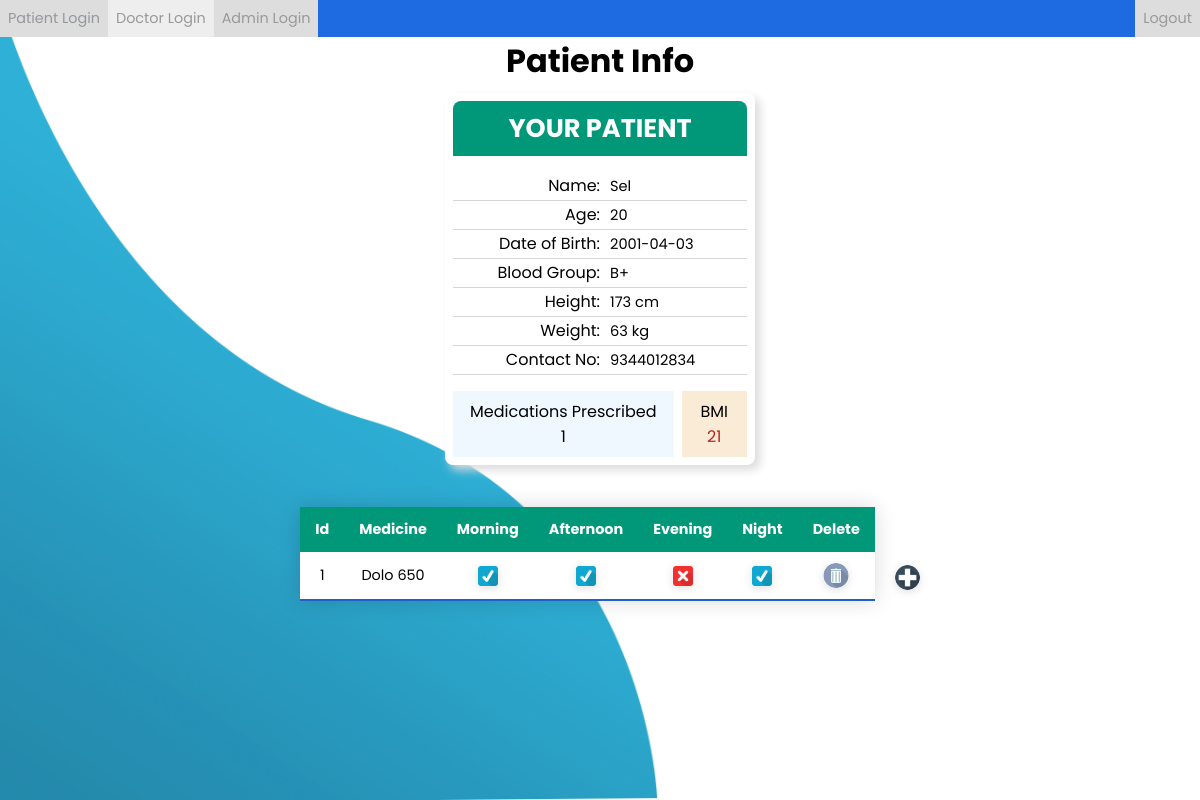
/view_patient.php?id=1, run on the app's committed database.
### tables this page shows
CREATE TABLE `patient_profiles` (
  `id` int(11) NOT NULL,
  `doctor_id` int(11) NOT NULL,
  `name` varchar(255) NOT NULL,
  `date_of_birth` date NOT NULL,
  `age` varchar(255) NOT NULL,
  `blood_group` varchar(255) NOT NULL,
  `height` int(255) NOT NULL,
  `weight` int(255) NOT NULL,
  `bmi` int(255) NOT NULL,
  `contact_number` varchar(255) NOT NULL
);

CREATE TABLE `patient_medicines` (
  `id` int(11) NOT NULL,
  `patient_id` int(11) NOT NULL,
  `doctor_id` int(11) NOT NULL,
  `medicine` varchar(255) NOT NULL,
  `morning` varchar(255) NOT NULL,
  `afternoon` varchar(255) NOT NULL,
  `evening` varchar(255) NOT NULL,
  `night` varchar(255) NOT NULL
);

### view_patient.php (the view, shortened to what this page needs)
<?php
$patient_id = isset($_GET['id']) ? $_GET['id'] : "";
include "database.php";
$patient_bmi = mysqli_query($conn, "SELECT bmi FROM patient_profiles where id = '$patient_id'");
$patient_bmi = mysqli_fetch_array($patient_bmi);
$patient_bmi = $patient_bmi[0];
$total_patient_medications_prescribed = mysqli_query($conn, "SELECT count(*) from patient_medicines where patient_id = '$patient_id'");
$total_patient_medications_prescribed = mysqli_fetch_array($total_patient_medications_prescribed);
$total_patient_medications_prescribed = $total_patient_medications_prescribed[0];
if ($patient_bmi < 25) $bmi_style = "bmi-normal";
if ($patient_bmi < 30) $bmi_style = "bmi-overweight";
if ($patient_bmi < 35) $bmi_style = "bmi-slightly-obese";
if ($patient_bmi < 40) $bmi_style = "bmi-obese";
?>
<!DOCTYPE html>
<html lang="en">
<head>
    <link rel="stylesheet" type="text/css" href="css/style.css">
</head>
<body>
    <nav>
        <form>
            <ul class="nav-bar">
                <li><button type="submit" formaction="logout_to_patient_login.php">Patient Login</button></li>
                <li><button class="active" type="submit" formaction="logout_to_doctor_login.php">Doctor Login</button>
                </li>
                <li><button type="submit" formaction="logout_to_admin_login.php">Admin Login</button></li>
                <li class="nav-item-right"><button type="submit" formaction="logout_to_doctor_login.php">Logout</button>
                </li>
            </ul>
        </form>
    </nav>
    <img class="wave" src="img/wave.png">
    <main class="page-wrapper">
        <header class="center">
            <h1>Patient Info</h1>
        </header>
        <div class="basic-info-container">
            <header>
                <h1>YOUR PATIENT</h1>
            </header>
            <?php
            $sql = "SELECT * FROM patient_profiles WHERE id = '$patient_id'";
            $result = mysqli_query($conn, $sql);
            while ($row = mysqli_fetch_array($result)) {
                echo
                "
                        <div class='info-container'>
                            <div>
                                <p>Name:</p>
                                <p class='info-value'>" . $row['name'] . "</p>
                            </div>
                            <div>
                                <p>Age:</p>
                                <p class='info-value'>" . $row['age'] . "<p>
                            </div>
                            <div>
                                <p>Date of Birth:</p>
                                <p class='info-value'>" . $row['date_of_birth'] . "</p>
                            </div>
                            <div>
                                <p>Blood Group:</p>
                                <p class='info-value'>" . $row['blood_group'] . "</p>
                            </div>
                            <div>
                                <p>Height:</p>
                                <p class='info-value'>" . $row['height'] . " cm</p>
                            </div>
                            <div>
                                <p>Weight:</p>
                                <p class='info-value'>" . $row['weight'] . " kg</p>
                            </div>
                            <div>
                                <p>Contact No:</p>
                                <p class='info-value'>" . $row['contact_number'] . "</p>
                            </div>
                        </div>
                        <div class='patient-info-container'>
                            <div class='medications-prescribed-count'>
                                <p>Medications Prescribed</p>
                                <p>
                                    " . $total_patient_medications_prescribed . "
                                </p>
                            </div>
                            <div class='bmi-value'>
                                <p>BMI</p>
                                <p class='" . $bmi_style . "'>" . $row['bmi'] . "</p>
                            </div>
                        </div>";
            }
            ?>
        </div>
        <?php
        $sql = "SELECT * FROM patient_medicines WHERE patient_id = '$patient_id'";
        $result = mysqli_query($conn, $sql);
        ?>
        <br />
        <form method="POST" action="add_medicines.php" class="patient-medicine-info-container">
            <div class="table-responsive medicine-table-container">
                <table class="styled-table">
                    <thead>
                        <tr>
                            <th>Id</th>
                            <th>Medicine</th>
                            <th>Morning</th>
                            <th>Afternoon</th>
                            <th>Evening</th>
                            <th>Night</th>
                            <th>Delete</th>
                        </tr>
                    </thead>
                    <tbody id="medicine-table-body">
                    <?php
                    while ($row = mysqli_fetch_array($result)) {
                        echo "
                                <tr>
                                    <td>" . $row['id'] . "</td>
                                    <td>" . $row['medicine'] . "</td>
                                    <td>
                                        <div class='table-icon-container'>"
                                        . (($row['morning']) == true
                                        ? ($row['morning'] == 'Taken'
                                        ? "<img class='ui-icon' src='img/check-mark-tick-green.png' alt='Prescribed'"
                                        : "<img class='ui-icon' src='img/check-mark-tick-blue.png' alt='Not prescribed'>")
                                        : "<img class='ui-icon' src='img/check-mark-wrong.png' alt='Not prescribed'>")  . "
                                        </div>
                                    </td>
                                    <td>
                                        <div class='table-icon-container'>"
                                        . (($row['afternoon']) == true
                                        ? ($row['afternoon'] == 'Taken'
                                        ? "<img class='ui-icon' src='img/check-mark-tick-green.png' alt='Prescribed'"
                                        : "<img class='ui-icon' src='img/check-mark-tick-blue.png' alt='Not prescribed'>")
                                        : "<img class='ui-icon' src='img/check-mark-wrong.png' alt='Not prescribed'>")  . "
                                        </div>
                                    </td>
                                    <td>
                                        <div class='table-icon-container'>"
                                        . (($row['evening']) == true
                                        ? ($row['evening'] == 'Taken'
                                        ? "<img class='ui-icon' src='img/check-mark-tick-green.png' alt='Prescribed'"
                                        : "<img class='ui-icon' src='img/check-mark-tick-blue.png' alt='Not prescribed'>")
                                        : "<img class='ui-icon' src='img/check-mark-wrong.png' alt='Not prescribed'>")  . "
                                        </div>
                                    </td>
                                    <td>
                                        <div class='table-icon-container'>"
                                        . (($row['night']) == true
                                        ? ($row['night'] == 'Taken'
                                        ? "<img class='ui-icon' src='img/check-mark-tick-green.png' alt='Prescribed'"
                                        : "<img class='ui-icon' src='img/check-mark-tick-blue.png' alt='Not prescribed'>")
                                        : "<img class='ui-icon' src='img/check-mark-wrong.png' alt='Not prescribed'>")  . "
                                        </div>
                                    </td>
                                    <td>
                                        <div class='table-icon-container'>
                                            <form action='delete_medicine.php' method='POST'>
                                                <input type='number' value='". $row['id'] ."' id='medicine-id' name='medicine-id' readonly hidden>
                                                <input type='image' class='ui-icon-big' src='img/bin-icon.png'>
                                            </form>
                                        </div>
                                    </td>
                                </tr>
                            ";
                    }
                    ?>
                    </tbody>
                </table>
            </div>
                <div class="add-medicine-form">
                    <input type='image' id="add-medicine-button" class='ui-icon-big' src='img/plus-button.png' alt='Add medicine'/>
                </div>
        </form>
    </main>
</body>
</html>

### css/style.css (style rules this page uses)
* { padding: 0; margin: 0; -moz-box-sizing: border-box; -webkit-box-sizing: border-box; box-sizing: border-box; font-family: "Poppins", sans-serif; }
body { font-family: "Poppins", sans-serif; }
button { border: none; }
.nav-bar { width: 100%; display: flex; list-style-type: none; margin: 0; padding: 0; position: fixed; top: 0; background-color: #1e6ae1; z-index: 1; }
li { display: inline; }
li { float: left; }
a, .nav-bar button { display: block; text-align: right; text-decoration: none; color: #999; font-size: 0.9rem; transition: 0.3s; }
.nav-bar a, .nav-bar button { display: block; padding: 8px; background-color: #dddddd; }
.nav-item-right { margin-left: auto; }
.page-wrapper { margin: 8px; margin-top: 37px; }
a.active, button.active { background: #eee; }
header.center { text-align: center; }
.wave { position: fixed; bottom: 0; left: 0; height: 100%; z-index: -1; }
.table-responsive { display: flex; flex-direction: column; justify-content: center; align-items: center; margin: 0; padding: 0px 20px; overflow: auto; }
.styled-table { border-collapse: collapse; margin: 25px 0; font-size: 0.9em; box-shadow: 0 0 20px rgb(0 0 0 / 15%); text-align: center; }
.styled-table thead tr { background-color: #009879; color: #ffffff; text-align: left; }
.styled-table th:first-of-type, .styled-table td:first-of-type { padding: 12px 15px; }
.styled-table th, .styled-table td { padding: 0px 15px; text-align: center; width: min-content; }
.styled-table tbody tr { border-bottom: 1px solid #36c1c8; }
.styled-table tbody tr { background-color: #ffffff; }
.styled-table tbody tr:last-of-type { border-bottom: 2px solid #1c61ce; }
div.basic-info-container { margin: auto; padding: 8px; position: relative; top: 8px; width: 310px; background: white; border-radius: 8px; box-shadow: 5px 5px 10px #dcdcdc; }
div.basic-info-container header { padding: 8px; background: #009879; color: white; font-size: 0.8em; text-align: center; border-top-left-radius: 8px; border-top-right-radius: 8px; }
.info-container { display: flex; flex-direction: column; justify-content: flex-end; margin: 1em 0em; text-align: right; line-height: 26px; }
.info-value { height: 20px; width: fit-content; margin-left: 10px; font-size-adjust: 0.5; border: none; outline: none; background: transparent; }
.info-container>div { display: grid; grid-template-columns: 1fr 1fr; padding: 1px; border-bottom: 1px solid #d6d6d6; }
div.patient-info-container { display: grid; grid-template-columns: 75% 25%; text-align: center; }
div.medications-prescribed-count { padding: 8px; background: aliceblue; }
div.bmi-value { margin-left: 8px; padding: 8px; background: antiquewhite; }
.bmi-severely-underweight, .bmi-obese { color: #bc2020; }
.patient-medicine-info-container { display: flex; justify-content: center; align-items: flex-end; padding-bottom: 1em; }
.medicine-table-container { width: max-content; }
.table-icon-container { height: 47px; display: grid; place-items: center; }
.ui-icon { height: 20px; width: 20px; box-shadow: rgba(99, 99, 99, 0.2) 0px 2px 8px 0px; }
.ui-icon-big { height: 25px; border-radius: 50%; box-shadow: rgba(99, 99, 99, 0.2) 0px 2px 8px 0px; }
.add-medicine-form { display: flex; flex-direction: column; }
#add-medicine-button { margin-bottom: 36px; }

### data on the page
patient_profiles: name "Sel", age "20", date_of_birth "2001-04-03", blood_group "B+", height "173", weight "63", contact_number "9344012834", total_patient_medications_prescribed "1", bmi "21"
patient_medicines: id "1", medicine "Dolo 650"
